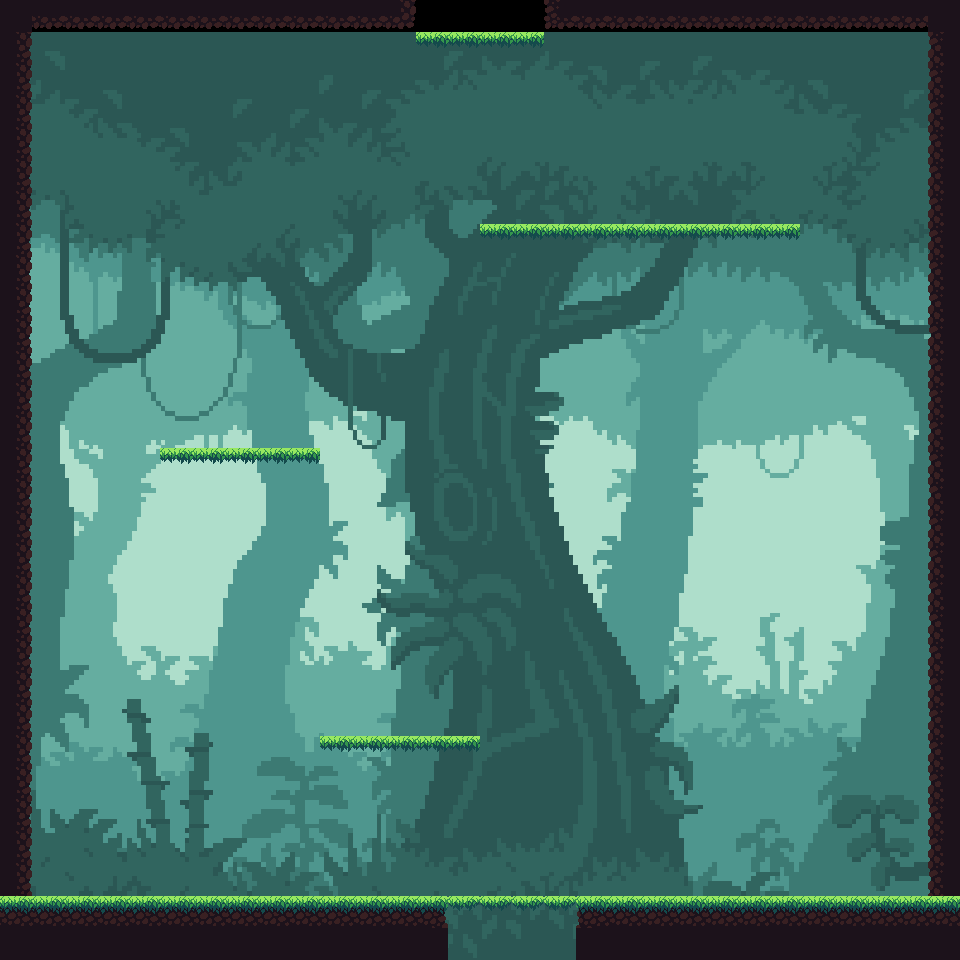

This is a level from a 2D game, rendered from its Tiled map with the project's own tilesets. A one-line summary and the complete map file follow:
An orthogonal 30x30 tile map with 32x32 px tiles, 1 tile layer (Tile Layer 1), 2 tilesets, 1 image layer and 18 objects (8x wall, 5x platform, portal_s, portal_n, p_n, ...).

<map version="1.2" tiledversion="1.3.2" orientation="orthogonal" renderorder="right-down" compressionlevel="0" width="30" height="30" tilewidth="32" tileheight="32" infinite="0" nextlayerid="4" nextobjectid="33">
 <tileset firstgid="1" source="temp_portal.tsx" />
 <tileset firstgid="2" source="tileset_1.tsx" />
 <imagelayer id="3" name="Image Layer 1" offsetx="-288" offsety="32">
  <image source="c0_hep.png" width="1538" height="862" />
 </imagelayer>
 <layer id="1" name="Tile Layer 1" width="30" height="30">
  <data encoding="csv">
10,17,17,17,17,17,17,17,17,17,17,17,18,0,0,0,0,16,17,17,17,17,17,17,17,17,17,17,17,10,
11,0,0,0,0,0,0,0,0,0,0,0,0,38,38,38,38,0,0,0,0,0,0,0,0,0,0,0,0,9,
11,0,0,0,0,0,0,0,0,0,0,0,0,0,0,0,0,0,0,0,0,0,0,0,0,0,0,0,0,9,
11,0,0,0,0,0,0,0,0,0,0,0,0,0,0,0,0,0,0,0,0,0,0,0,0,0,0,0,0,9,
11,0,0,0,0,0,0,0,0,0,0,0,0,0,0,0,0,0,0,0,0,0,0,0,0,0,0,0,0,9,
11,0,0,0,0,0,0,0,0,0,0,0,0,0,0,0,0,0,0,0,0,0,0,0,0,0,0,0,0,9,
11,0,0,0,0,0,0,0,0,0,0,0,0,0,0,0,0,0,0,0,0,0,0,0,0,0,0,0,0,9,
11,0,0,0,0,0,0,0,0,0,0,0,0,0,0,38,38,38,38,38,38,38,38,38,38,0,0,0,0,9,
11,0,0,0,0,0,0,0,0,0,0,0,0,0,0,0,0,0,0,0,0,0,0,0,0,0,0,0,0,9,
11,0,0,0,0,0,0,0,0,0,0,0,0,0,0,0,0,0,0,0,0,0,0,0,0,0,0,0,0,9,
11,0,0,0,0,0,0,0,0,0,0,0,0,0,0,0,0,0,0,0,0,0,0,0,0,0,0,0,0,9,
11,0,0,0,0,0,0,0,0,0,0,0,0,0,0,0,0,0,0,0,0,0,0,0,0,0,0,0,0,9,
11,0,0,0,0,0,0,0,0,0,0,0,0,0,0,0,0,0,0,0,0,0,0,0,0,0,0,0,0,9,
11,0,0,0,0,0,0,0,0,0,0,0,0,0,0,0,0,0,0,0,0,0,0,0,0,0,0,0,0,9,
11,0,0,0,0,38,38,38,38,38,0,0,0,0,0,0,0,0,0,0,0,0,0,0,0,0,0,0,0,9,
11,0,0,0,0,0,0,0,0,0,0,0,0,0,0,0,0,0,0,0,0,0,0,0,0,0,0,0,0,9,
11,0,0,0,0,0,0,0,0,0,0,0,0,0,0,0,0,0,0,0,0,0,0,0,0,0,0,0,0,9,
11,0,0,0,0,0,0,0,0,0,0,0,0,0,0,0,0,0,0,0,0,0,0,0,0,0,0,0,0,9,
11,0,0,0,0,0,0,0,0,0,0,0,0,0,0,0,0,0,0,0,0,0,0,0,0,0,0,0,0,9,
11,0,0,0,0,0,0,0,0,0,0,0,0,0,0,0,0,0,0,0,0,0,0,0,0,0,0,0,0,9,
11,0,0,0,0,0,0,0,0,0,0,0,0,0,0,0,0,0,0,0,0,0,0,0,0,0,0,0,0,9,
11,0,0,0,0,0,0,0,0,0,0,0,0,0,0,0,0,0,0,0,0,0,0,0,0,0,0,0,0,9,
11,0,0,0,0,0,0,0,0,0,0,0,0,0,0,0,0,0,0,0,0,0,0,0,0,0,0,0,0,9,
11,0,0,0,0,0,0,0,0,0,38,38,38,38,38,0,0,0,0,0,0,0,0,0,0,0,0,0,0,9,
11,0,0,0,0,0,0,0,0,0,0,0,0,0,0,0,0,0,0,0,0,0,0,0,0,0,0,0,0,9,
11,0,0,0,0,0,0,0,0,0,0,0,0,0,0,0,0,0,0,0,0,0,0,0,0,0,0,0,0,9,
11,0,0,0,0,0,0,0,0,0,0,0,0,0,0,0,0,0,0,0,0,0,0,0,0,0,0,0,0,9,
11,0,0,0,0,0,0,0,0,0,0,0,0,0,0,0,0,0,0,0,0,0,0,0,0,0,0,0,0,9,
3,3,3,3,3,3,3,3,3,3,3,3,3,4,22,22,22,22,2,3,3,3,3,3,3,3,3,3,3,3,
10,10,10,10,10,10,10,10,10,10,10,10,10,10,0,0,0,0,10,10,10,10,10,10,10,10,10,10,10,10
</data>
 </layer>
 <objectgroup id="2" name="Object Layer 1">
  <object id="1" name="wall" x="576" y="896" width="384" height="32" />
  <object id="2" name="wall" x="0" y="0" width="32" height="896" />
  <object id="4" name="wall" x="928" y="0" width="32" height="896" />
  <object id="8" name="wall" x="576" y="928" width="32" height="32" />
  <object id="9" name="wall" x="416" y="928" width="32" height="32" />
  <object id="10" name="portal_s" x="448" y="928" width="128" height="32" />
  <object id="11" name="wall" x="0" y="896" width="448" height="32" />
  <object id="13" name="platform" x="448" y="896" width="128" height="32" />
  <object id="18" name="platform" x="320" y="736" width="160" height="32" />
  <object id="19" name="platform" x="160" y="448" width="160" height="32" />
  <object id="20" name="platform" x="480" y="224" width="320" height="32" />
  <object id="21" name="platform" x="384" y="32" width="192" height="32" />
  <object id="22" name="wall" x="32" y="0" width="384" height="32" />
  <object id="23" name="wall" x="544" y="0" width="384" height="32" />
  <object id="24" name="portal_n" x="416" y="0" width="128" height="32" />
  <object id="30" name="p_n" x="480" y="64" width="32" height="32" />
  <object id="31" name="p_s" x="512" y="864" width="32" height="32" />
  <object id="32" name="p_d" x="512" y="320" width="32" height="32" />
 </objectgroup>
</map>
